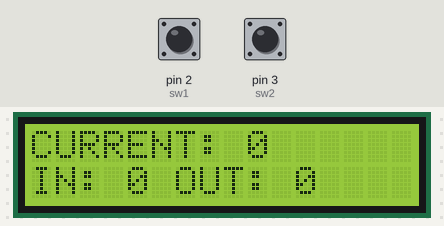
A sketch run on a simulated Arduino Uno, built with avr-gcc and run on an emulated ATmega328P. Parts: 16×2 character LCD. The inputs (shaded band) are chosen by the test bench; at power-on: pin 2 (sw1) HIGH, pin 3 (sw2) HIGH. What the sketch prints to the serial monitor is not drawn.

Above: at 2.2 s.
2.3 s: pin 2 (sw1) pulled LOW for 0.15 s
At 3.4 s:
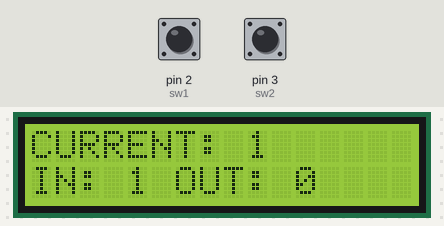
3.9 s: pin 3 (sw2) pulled LOW for 0.15 s
At 4.7 s:
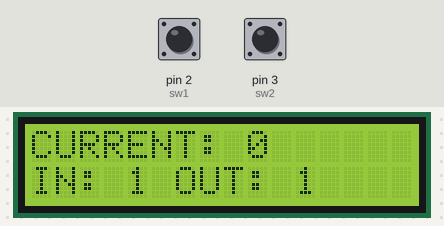
5.5 s: pin 2 (sw1) pulled LOW for 1 s
At 7.1 s:
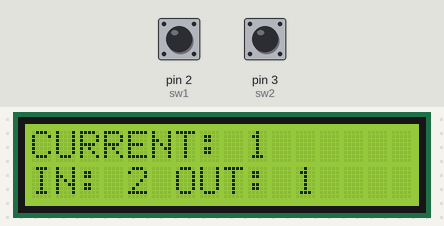
8.0 s: pin 3 (sw2) pulled LOW for 1 s
At 10.2 s:
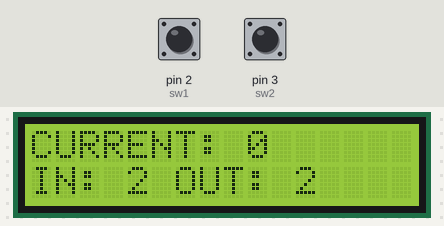
Timing chart, 0 to 11.5 s (numbered marks = the images above; inputs shaded):
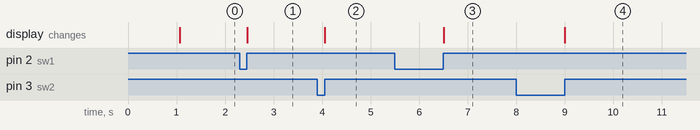

The sketch:

John_counter.ino
```cpp
/*
 * LCD RS pin to digital pin 12
 * LCD Enable pin to digital pin 11
 * LCD D4 pin to digital pin 7
 * LCD D5 pin to digital pin 6
 * LCD D6 pin to digital pin 5
 * LCD D7 pin to digital pin 4
 * LCD R/W pin to ground
 * 10K resistor:
 * ends to +5V and ground
 * wiper to LCD VO pin (pin 3)
*/


#include <LiquidCrystal.h>

#define sw1 2
#define sw2 3

unsigned long int_time,guard_time;

volatile int current = 0;
volatile int in = 0;
volatile int out = 0;

LiquidCrystal lcd(12, 11, 7, 6, 5, 4);

void setup(){
 pinMode(sw1,INPUT);
 pinMode(sw2,INPUT);
 attachInterrupt(0,countUp,RISING);//PIN2 for UNO
 attachInterrupt(1,countDown,RISING);//PIN3 for UNO
 Serial.begin(9600);
 lcd.begin(16,2);
 delay(1000);
 lcdDisp();
}

void loop(){

}

void countUp(){
  if( millis() > guard_time )
  {
    int_time = millis();
    guard_time = int_time + 500UL;
    current++;
    in++;
    Serial.print(current);
    Serial.print(" people is inside. ");
    Serial.print(in);
    Serial.println(" people coming in today.");
    lcdDisp();
  }
}

void countDown(){
  if( millis() > guard_time )
  {
    int_time = millis();
    guard_time = int_time + 500UL;
    current--;
    out++;
    Serial.print(out);
    Serial.print(" people going out. Still ");
    Serial.print(current);
    Serial.println(" people is inside.");
    lcdDisp();
  }
}

void lcdDisp(){
    lcd.setCursor(0, 0);
    lcd.print("CURRENT: ");
    lcd.print(current);
    lcd.setCursor(0, 1);
    lcd.print("IN: ");
    lcd.print(in);
    lcd.print(" OUT: ");
    lcd.print(out);
 }
```

Measured:
- after the input at 2.3 s, the display: changes after 0.15 s (image 1)
- after the input at 3.9 s, the display: changes after 0.15 s (image 2)
- after the input at 5.5 s, the display: changes after 1.0 s (image 3)
- after the input at 8.0 s, the display: changes after 1.0 s (image 4)
